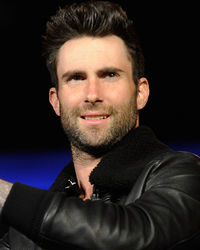
#> input picture image1.jpg, 200 x 250 px
$ python imagetohistogram.py
#> lines starting #> are read from the running program, lines starting #| are printed output that depends on the picture
import cv2
import numpy as np
from matplotlib import pyplot as plt

img1 = cv2.imread('image1.jpg')
#> img1 is the input picture: shape (250, 200, 3); mean B, G, R 36.7, 40, 48.9
img = cv2.imread('image1.jpg', cv2.IMREAD_GRAYSCALE)
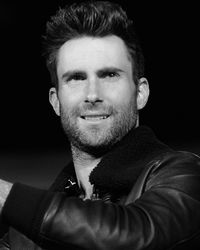
#> img: shape (250, 200); min 0, max 235, mean 42.3
cv2.imshow('Current Image', img1)
cv2.imshow('Grey-scale Image', img)
histogram = cv2.calcHist([img], [0], None, [256], [0, 256])
#> histogram = 256 values, max 14504 at index 3, min 0 at index 231, mean 195.3
plt.hist(img.ravel(), 256, [0, 256])
plt.title('Histogram for grey-scale image')
plt.show()
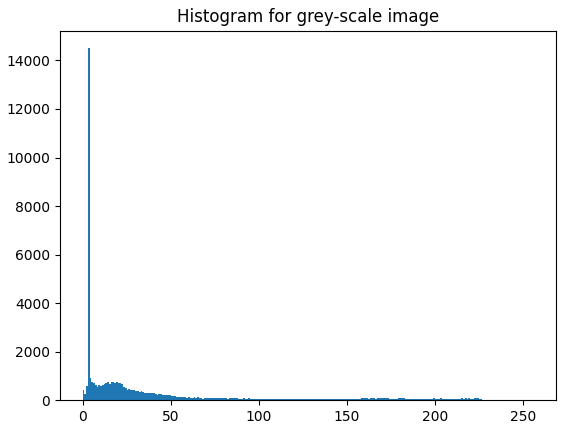
#> figure drawn by matplotlib, 1 panel; tallest bar 14504 high, from x = 3 to 4

while True:
    a = cv2.waitKey(0) & 0xFF
#> (key Esc is pressed here)
    if a == 27: break
cv2.destroyAllWindows()
